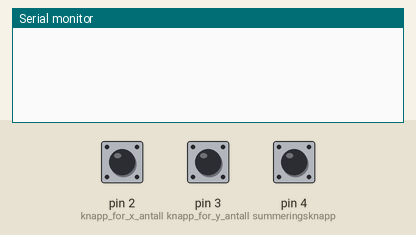
Bench run of a sketch on a simulated Arduino Uno, built with avr-gcc and run on an emulated ATmega328P. Parts: the last lines printed to the serial monitor. The inputs (shaded band) are chosen by the test bench; at power-on: pin 2 (knapp_for_x_antall) HIGH, pin 3 (knapp_for_y_antall) HIGH, pin 4 (summeringsknapp) HIGH.

Above: at 1.2 s.
1.3 s: pin 2 (knapp_for_x_antall) pulled LOW for 0.15 s
At 1.8 s:
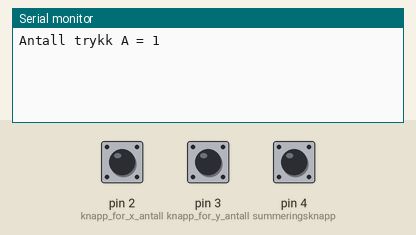
2.9 s: pin 3 (knapp_for_y_antall) pulled LOW for 0.15 s
At 4.1 s:
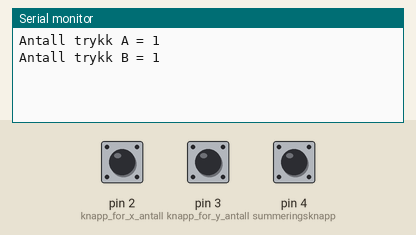
4.5 s: pin 4 (summeringsknapp) pulled LOW for 0.15 s
At 5.5 s:
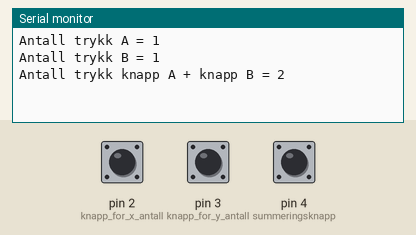
6.1 s: pin 2 (knapp_for_x_antall) pulled LOW for 1 s
At 7.1 s:
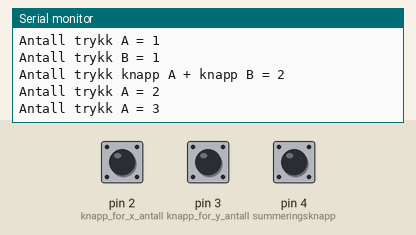
8.6 s: pin 3 (knapp_for_y_antall) pulled LOW for 1 s
At 10.2 s:
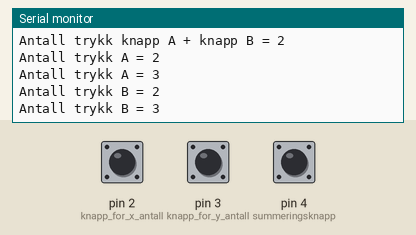
11.1 s: pin 4 (summeringsknapp) pulled LOW for 1 s
At 12.1 s:
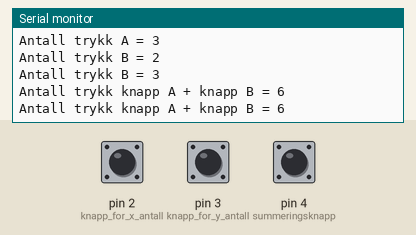

The sketch:

Oppgave_14a.ino
```cpp
byte x(0); //knapp A
byte y(0); //knapp B


void setup() {
  // put your setup code here, to run once:
  Serial.begin(9600);
  pinMode(4, INPUT_PULLUP); // summeringsknapp
  pinMode(2, INPUT_PULLUP); //knapp for x antall
  pinMode(3, INPUT_PULLUP); //knapp for y antall
}

void loop() {
  // put your main code here, to run repeatedly:
  if (digitalRead(3) == LOW) {          //legger til 1 verdi på knapp B
    y += 1;
    Serial.print("Antall trykk B = ");
    Serial.println(y);
    delay(500);
  }
  if (digitalRead(2) == LOW) {         //legger til 1 verdi på knapp A
    x += 1;
    Serial.print("Antall trykk A = ");
    Serial.println(x);
    delay(500);
  }
  if (digitalRead(4) == LOW) {         //legger sammen verdiene
    Serial.print("Antall trykk knapp A + knapp B = ");
    byte utregning = summering(x, y);
    Serial.println(utregning);
    delay(500);
  }
}
byte summering (byte knappA, byte knappB) {  //funksjon for å legge sammen verdiene.
  byte sum = knappA + knappB;
  return sum;
}
```

Measured:
- after the input at 1.3 s, the serial monitor: prints a new line at once (image 1)
- after the input at 2.9 s, the serial monitor: prints a new line at once (image 2)
- after the input at 4.5 s, the serial monitor: prints a new line at once (image 3)
- after the input at 6.1 s, the serial monitor: prints a new line at once (image 4)
- after the input at 8.6 s, the serial monitor: prints a new line at once (image 5)
- after the input at 11.1 s, the serial monitor: prints a new line at once (image 6)
